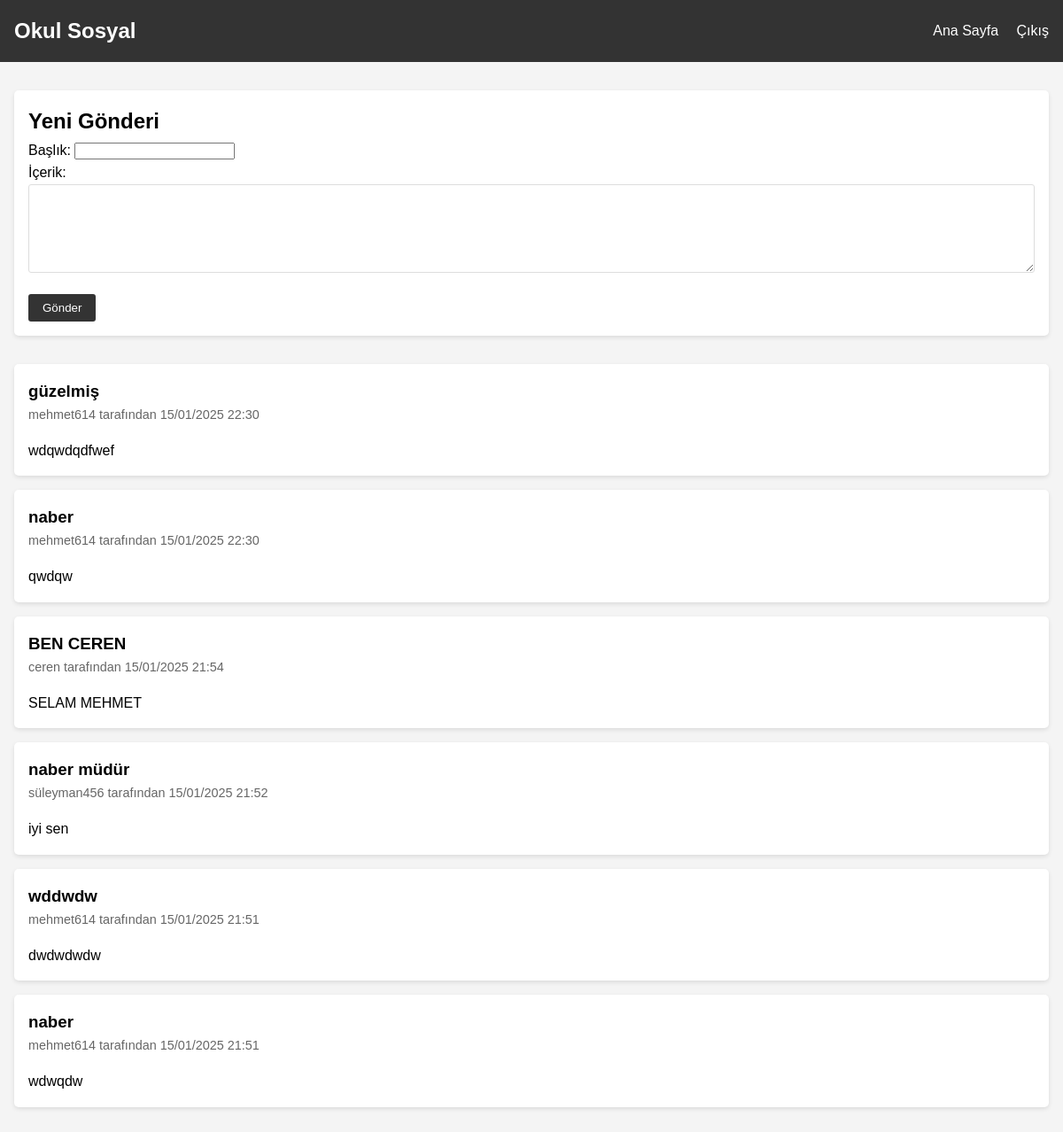
/ (signed in), run on the app's committed database.
### app.py (models this page shows)
class Gonderi(db.Model):
    id = db.Column(db.Integer, primary_key=True)
    baslik = db.Column(db.String(100), nullable=False)
    icerik = db.Column(db.Text, nullable=False)
    tarih = db.Column(db.DateTime, nullable=False)
    kullanici_id = db.Column(db.Integer, db.ForeignKey('kullanici.id'), nullable=False)

class Kullanici(db.Model):
    id = db.Column(db.Integer, primary_key=True)
    kullanici_adi = db.Column(db.String(80), unique=True, nullable=False)
    email = db.Column(db.String(120), unique=True, nullable=False)
    parola_hash = db.Column(db.String(120), nullable=False)
    mesajlar = db.relationship('Mesaj', backref='yazar', lazy=True)
    gonderiler = db.relationship('Gonderi', backref='yazar', lazy=True)
    begenilen_gonderiler = db.relationship('Gonderi', secondary=begeni, backref=db.backref('begenenler', lazy='dynamic'))

### app.py (the view)
@app.route('/')
def ana_sayfa():
    if 'kullanici_id' not in session:
        return redirect(url_for('giris'))
    gonderiler = Gonderi.query.order_by(Gonderi.tarih.desc()).all()
    return render_template('ana_sayfa.html', gonderiler=gonderiler)

### templates/ana_sayfa.html
{% extends "base.html" %}
{% block content %}
<div class="content-container">
    <div class="post-form-container">
        <h2>Yeni Gönderi</h2>
        <form method="POST" action="{{ url_for('yeni_gonderi') }}" class="post-form">
            <div class="form-group">
                <label for="baslik">Başlık:</label>
                <input type="text" id="baslik" name="baslik" required>
            </div>
            <div class="form-group">
                <label for="icerik">İçerik:</label>
                <textarea id="icerik" name="icerik" required></textarea>
            </div>
            <button type="submit">Gönder</button>
        </form>
    </div>
    <div class="posts-container">
        {% for gonderi in gonderiler %}
        <div class="post">
            <h3>{{ gonderi.baslik }}</h3>
            <p class="post-meta">{{ gonderi.yazar.kullanici_adi }} tarafından {{ gonderi.tarih.strftime('%d/%m/%Y %H:%M') }}</p>
            <p class="post-content">{{ gonderi.icerik }}</p>
        </div>
        {% endfor %}
    </div>
</div>
{% endblock %}

### templates/base.html (shortened to what this page needs)
<!DOCTYPE html>
<html lang="tr">
<head>
    <link rel="stylesheet" href="{{ url_for('static', filename='css/style.css') }}">
</head>
<body>
    <nav>
        <div class="nav-container">
            <a href="{{ url_for('ana_sayfa') }}" class="logo">Okul Sosyal</a>
            {% if 'kullanici_id' in session %}
            <div class="nav-links">
                <a href="{{ url_for('ana_sayfa') }}">Ana Sayfa</a>
                <a href="{{ url_for('cikis') }}">Çıkış</a>
            </div>
            {% endif %}
        </div>
    </nav>
    <div class="container">
        {% block content %}{% endblock %}
    </div>
</body>
</html>

### static/css/style.css (style rules this page uses)
* { margin: 0; padding: 0; box-sizing: border-box; }
body { font-family: Arial, sans-serif; line-height: 1.6; background-color: #f4f4f4; }
.nav-container { max-width: 1200px; margin: 0 auto; padding: 1rem; display: flex; justify-content: space-between; align-items: center; }
nav { background-color: #333; color: white; }
.logo { font-size: 1.5rem; font-weight: bold; color: white; text-decoration: none; }
.nav-links a { color: white; text-decoration: none; margin-left: 1rem; }
.container { max-width: 1200px; margin: 2rem auto; padding: 0 1rem; }
button { background-color: #333; color: white; padding: 0.5rem 1rem; border: none; border-radius: 3px; cursor: pointer; }
.post { background-color: white; padding: 1rem; margin-bottom: 1rem; border-radius: 5px; box-shadow: 0 2px 5px rgba(0, 0, 0, 0.1); }
.post-meta { color: #666; font-size: 0.9rem; margin-bottom: 0.5rem; }
.post-content { margin-top: 1rem; }
.post-form-container { background-color: white; padding: 1rem; margin-bottom: 2rem; border-radius: 5px; box-shadow: 0 2px 5px rgba(0, 0, 0, 0.1); }
.post-form textarea { width: 100%; height: 100px; padding: 0.5rem; margin-bottom: 1rem; border: 1px solid #ddd; border-radius: 3px; resize: vertical; }

### data on the page
Gonderi: baslik "güzelmiş", yazar.kullanici_adi "mehmet614", tarih "15/01/2025 22:30", icerik "wdqwdqdfwef"
Gonderi: baslik "naber", yazar.kullanici_adi "mehmet614", tarih "15/01/2025 22:30", icerik "qwdqw"
Gonderi: baslik "BEN CEREN", yazar.kullanici_adi "ceren", tarih "15/01/2025 21:54", icerik "SELAM MEHMET"
Gonderi: baslik "naber müdür", yazar.kullanici_adi "süleyman456", tarih "15/01/2025 21:52", icerik "iyi sen"
Gonderi: baslik "wddwdw", yazar.kullanici_adi "mehmet614", tarih "15/01/2025 21:51", icerik "dwdwdwdw"
Gonderi: baslik "naber", yazar.kullanici_adi "mehmet614", tarih "15/01/2025 21:51", icerik "wdwqdw"
